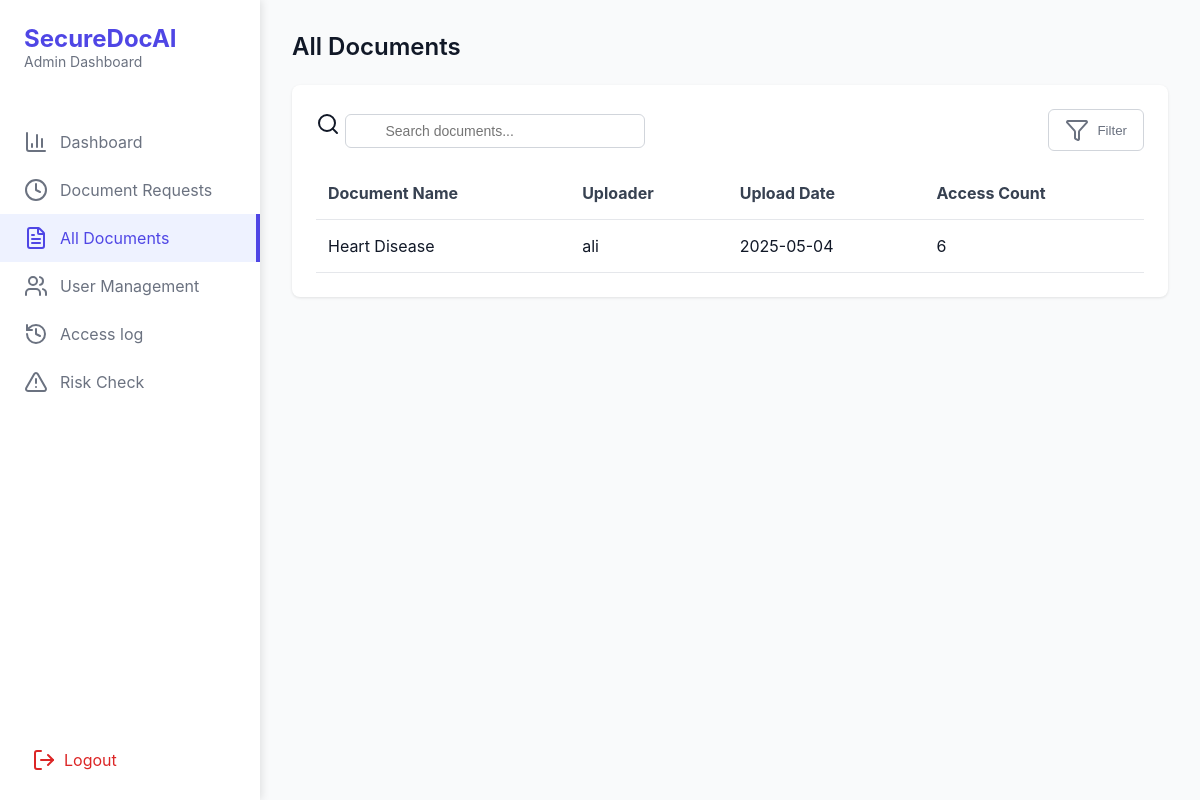
/Dashboard/Admin/RequestDocument/, run on the app's committed database.
### SecureDocAI/models.py (models this page shows, shortened)
class Document(models.Model):
    uploader = models.ForeignKey(User, on_delete=models.CASCADE, related_name='uploaded_documents')
    title = models.CharField(max_length=255)
    description = models.TextField(blank=True, null=True)
    encrypted_file = models.FileField(upload_to='encrypted/')
    encrypted_aes_key = models.BinaryField()
    encrypted_metadata = models.BinaryField(blank=True, null=True)
    classification = models.CharField(max_length=100)
    uploaded_at = models.DateTimeField(auto_now_add=True)
    is_available = models.BooleanField(default=True)

class User(models.Model):
    ROLE_CHOICES = [
        ('admin', 'Admin'),
        ('uploader', 'Uploader'),
        ('reviewer', 'Reviewer'),
    ]
    id = models.UUIDField(primary_key=True, default=uuid.uuid4, editable=False)
    username = models.CharField(max_length=150, unique=True)
    email = models.EmailField(unique=True)
    password = models.CharField(max_length=128)  # store hashed password
    otp_code = models.CharField(max_length=6, null=True, blank=True)
    otp_created_at = models.DateTimeField(null=True, blank=True)
    is_verified = models.BooleanField(default=False)
    rsa_public_key = models.TextField()
    rsa_private_key_encrypted = models.TextField()  # encrypted with AES or password
    role = models.CharField(max_length=10, choices=ROLE_CHOICES)
    date_joined = models.DateTimeField(default=timezone.now)
    failed_login_attempts = models.IntegerField(default=0)
    lockout_until = models.DateTimeField(null=True, blank=True)

### SecureDocAI/views.py (the view)
# urls.py: path('Dashboard/Admin/RequestDocument/', admin_DocReq_view, name="admin_Doc"),
def admin_DocReq_view(request):
    documents = Document.objects.all().annotate(
        access_count=Count('accesslog')
    ).select_related('uploader')
    context = {
        'documents': documents
    }
    return render(request, 'SecureDocAI/admin/document.html', context=context)

### SecureDocAI/templates/SecureDocAI/admin/document.html (shortened to what this page needs)
{% extends "SecureDocAI/admin/layout.html" %}
{% load static %}
{% block content %}
<div class="sidebar">
    <div class="sidebar-header">
        <h1>SecureDocAI</h1>
        <p>Admin Dashboard</p>
    </div>
    <nav class="sidebar-nav">
        <a href="{% url 'admin_dashboard' %}" class="nav-item " data-tab="dashboard">
            <i data-lucide="bar-chart-3"></i>
            Dashboard
        </a>
        <a href="{% url 'admin_Requests' %}" class="nav-item "  data-tab="requests">
            <i data-lucide="clock"></i>
            Document Requests
        </a>
        <a href="{% url 'admin_Doc' %}" class="nav-item active" data-tab="documents">
            <i data-lucide="file-text"></i>
            All Documents
        </a>
        <a href="{%  url 'admin_users' %}" class="nav-item" data-tab="users">
            <i data-lucide="users"></i>
            User Management
        </a>
        <a href="{% url 'admin_accesslog' %}" class="nav-item" data-tab="settings">
            <i data-lucide="history"></i>
            Access log
        </a>
        <a href="{% url 'admin_risk' %}" class="nav-item ative" data-tab="settings">
            <i data-lucide="alert-triangle	"></i>
            Risk Check
        </a>
    </nav>
    <a href="{% url 'logout' %}" class="logout-btn">
        <i data-lucide="log-out"></i>
        Logout
    </a>
</div>
<main class="main-content">
    <section>
        <h2>All Documents</h2>
        <div class="card">
            <div class="table-header">
                <div class="search-box">
                    <i data-lucide="search"></i>
                    <input type="text" id="searchInput" placeholder="Search documents..." />
                </div>
                <button class="filter-btn">
                    <i data-lucide="filter"></i> Filter
                </button>
            </div>
            <table>
                <thead>
                    <tr>
                        <th>Document Name</th>
                        <th>Uploader</th>
                        <th>Upload Date</th>
                        <th>Access Count</th>
                    </tr>
                </thead>
                <tbody id="riskLogTable" >
                    {% for doc in documents %}
                    <tr>
                        <td>{{ doc.title }}</td>
                        <td>{{ doc.uploader.username }}</td>
                        <td>{{ doc.uploaded_at|date:"Y-m-d" }}</td>
                        <td>{{ doc.access_count }}</td>
                    </tr>
                    {% empty %}
                    <tr>
                        <td colspan="4">No documents found.</td>
                    </tr>
                    {% endfor %}
                </tbody>
            </table>
        </div>
    </section>
</main>
{% endblock %}

### SecureDocAI/static/styles/admin.css (style rules this page uses)
* { margin: 0; padding: 0; box-sizing: border-box; }
body { font-family: -apple-system, BlinkMacSystemFont, "Segoe UI", Roboto, "Helvetica Neue", Arial, sans-serif; background-color: #f9fafb; color: #111827; }
.sidebar { width: 260px; background-color: white; box-shadow: 2px 0 8px rgba(0, 0, 0, 0.1); display: flex; flex-direction: column; }
.sidebar-header { padding: 1.5rem; }
.sidebar-header h1 { color: #4f46e5; font-size: 1.5rem; font-weight: bold; }
.sidebar-header p { color: #6b7280; font-size: 0.875rem; }
.sidebar-nav { flex: 1; padding-top: 1.5rem; }
.nav-item { width: 100%; padding: 0.75rem 1.5rem; display: flex; align-items: center; gap: 0.75rem; color: #6b7280; background: none; border: none; cursor: pointer; text-align: left; font-size: 1rem; }
.nav-item.active { color: #4f46e5; background-color: #eef2ff; border-right: 4px solid #4f46e5; }
.logout-btn { margin: 1rem; padding: 0.75rem 1rem; display: flex; align-items: center; gap: 0.5rem; color: #dc2626; background: none; border: none; border-radius: 0.5rem; cursor: pointer; font-size: 1rem; }
.main-content { flex: 1; padding: 2rem; }
h2 { font-size: 1.5rem; font-weight: 600; margin-bottom: 1.5rem; }
.card { background-color: white; border-radius: 0.5rem; box-shadow: 0 1px 3px rgba(0, 0, 0, 0.1); padding: 1.5rem; }
.table-header { display: flex; justify-content: space-between; align-items: center; margin-bottom: 1rem; }
.search-box { position: relative; }
.search-box input { padding: 0.5rem 0.75rem 0.5rem 2.5rem; border: 1px solid #d1d5db; border-radius: 0.375rem; font-size: 0.875rem; width: 300px; }
.filter-btn { display: flex; align-items: center; gap: 0.5rem; padding: 0.5rem 1rem; background: none; border: 1px solid #d1d5db; border-radius: 0.375rem; color: #6b7280; cursor: pointer; }
table { width: 100%; border-collapse: collapse; }
th { text-align: left; padding: 1rem 0.75rem; color: #374151; border-bottom: 1px solid #e5e7eb; }
td { padding: 1rem 0.75rem; border-bottom: 1px solid #e5e7eb; }

### SecureDocAI/templates/SecureDocAI/admin/document.html (style rules this page uses)
a { text-decoration: none; }

### data on the page
Document: title "Heart Disease", uploader.username "ali", uploaded_at "2025-05-04", access_count "6"
